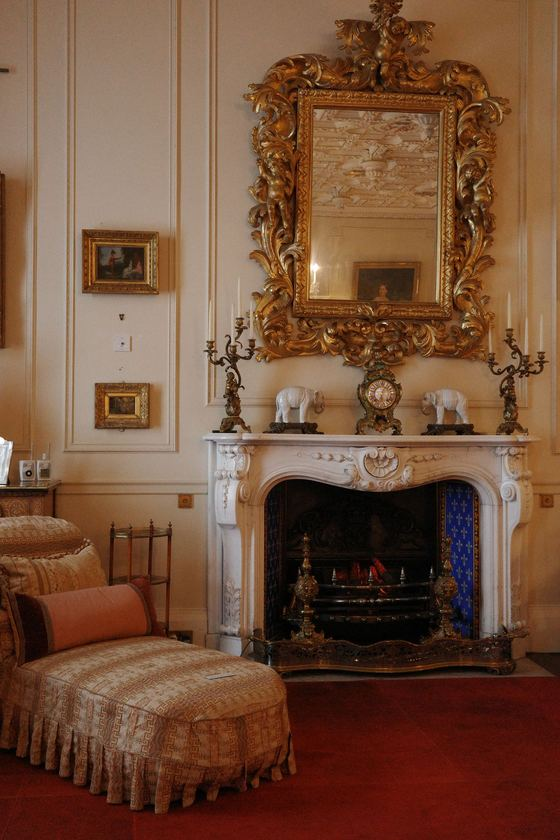
#> input picture photos/roll/arran_4.jpg, 560 x 840 px, found by its file name; its folder holds 4 pictures in this run
$ python roll_sheets.py
#> lines starting #> are read from the running program, lines starting #| are printed output that depends on the picture; pictures that were not available may be replaced by others from this repository, and a replacement may not be noted
"""Contact sheets of EVERY Ricoh trip photo on Drive, one sheet per place folder, for a full composition audit.
Writes .taste-skill/roll/<slug>.jpg (numbered thumbnails; red number = already on the site), thumbs/, and index.json
(slug -> folder, and "<slug>_<n>" -> original path). Re-runnable: thumbnails are cached."""
import json, os, re
from concurrent.futures import ThreadPoolExecutor
from PIL import Image, ImageDraw, ImageFont, ImageOps
ROOT = os.path.dirname(os.path.dirname(os.path.abspath(__file__)))
os.chdir(ROOT)
BASE = r"G:\My Drive\Exchange (Sep-Dec 2025)"
OUT = os.path.join(".taste-skill", "roll"); os.makedirs(os.path.join(OUT, "thumbs"), exist_ok=True)

def slugify(rel):
    parts = [p for p in rel.replace("\\", "/").split("/") if p not in ("Scotland", "Northern Ireland", "England & Wales", "Ricoh")]
    s = "-".join(re.sub(r"[\d.\s-]+$", "", p) for p in parts)
    return re.sub(r"[^a-z0-9]+", "-", s.lower()).strip("-")

folders = []
for top in ("Scotland", "Northern Ireland", "England & Wales"):
    for d, _, fs in os.walk(os.path.join(BASE, top, "Ricoh")):
        jp = sorted(f for f in fs if f.lower().endswith((".jpg", ".jpeg")))
        if jp:
            folders.append((slugify(os.path.relpath(d, BASE)), d, jp))

def dhash(im, n=8):
    g = im.convert("L").resize((n + 1, n)); px = list(g.getdata())
    return sum(1 << i for i in range(n * n) if px[(i // n) * (n + 1) + i % n] > px[(i // n) * (n + 1) + i % n + 1])
site = {f[:-4]: dhash(Image.open(os.path.join("_source", f))) for f in os.listdir("_source")}
#> in dhash, `px = list(g.getdata())`: px = 72 values, max 149 at index 21, min 8 at index 51, mean 88

def thumb(job):
    slug, d, n, f = job
    tp = os.path.join(OUT, "thumbs", f"{slug}_{n}.jpg")
    if not os.path.exists(tp):
        im = Image.open(os.path.join(d, f)); im.draft("RGB", (im.width // 4, im.height // 4))
        im = ImageOps.exif_transpose(im).convert("RGB"); im.thumbnail((600, 600)); im.save(tp, quality=80)
    im = Image.open(tp)
    h = dhash(im)
#> h = 15860616000894102588
    return slug, n, os.path.join(d, f), [k for k, v in site.items() if bin(h ^ v).count("1") <= 8]

jobs = [(slug, d, n, f) for slug, d, fs in folders for n, f in enumerate(fs)]
print(len(folders), "folders,", len(jobs), "photos", flush=True)
index = {"folders": {slug: os.path.relpath(d, BASE) for slug, d, _ in folders}, "photos": {}}
done = 0
with ThreadPoolExecutor(6) as ex:
    for slug, n, path, dup in ex.map(thumb, jobs):
        index["photos"][f"{slug}_{n}"] = {"path": path, "on_site": dup}
        done += 1
        if done % 200 == 0:
            print(done, "/", len(jobs), flush=True)
#> after the loop, index = 2 items

font = ImageFont.truetype("arial.ttf", 22); TW = TH = 300
for slug, d, fs in folders:
    cols = 8; rows = (len(fs) + cols - 1) // cols
    sh = Image.new("RGB", (cols * (TW + 6), rows * (TH + 6) + 36), "white"); dr = ImageDraw.Draw(sh)
#> after `sh = Image.new('RGB', (cols * (TW + 6), rows * (TH + 6) + 36), 'white'`: sh: PIL image 2448x342 RGB; every value is 255
    dr.text((6, 6), index["folders"][slug], fill="black", font=font)
    for n in range(len(fs)):
        t = Image.open(os.path.join(OUT, "thumbs", f"{slug}_{n}.jpg")); t.thumbnail((TW, TH))
#> after `t.thumbnail((TW, TH))`:
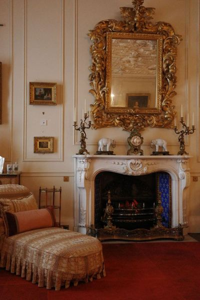
#> t: PIL image 200x300 RGB; mean R, G, B 115.4, 79.5, 57.9
        x, y = (n % cols) * (TW + 6), 36 + (n // cols) * (TH + 6)
        sh.paste(t, (x + (TW - t.width) // 2, y + (TH - t.height) // 2))
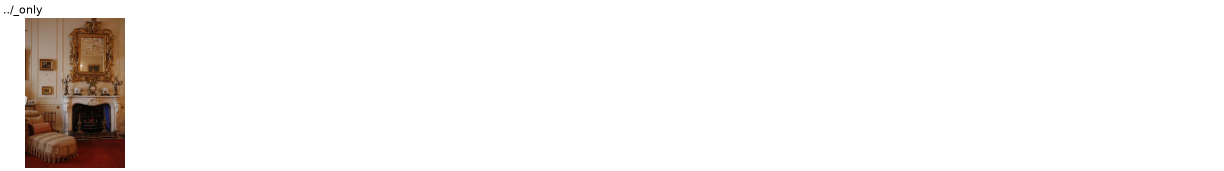
#> sh: PIL image 2448x342 RGB (shown at 1/2 size); mean R, G, B 244.9, 242.3, 240.8
        dr.rectangle([x, y, x + 44, y + 28], fill="red" if index["photos"][f"{slug}_{n}"]["on_site"] else "black")
        dr.text((x + 5, y + 2), str(n), fill="yellow", font=font)
    sh.save(os.path.join(OUT, f"{slug}.jpg"), quality=76)
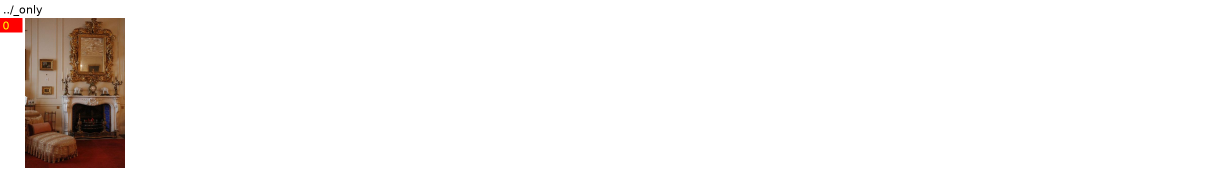
#> saved as only.jpg: PIL image 2448x342 RGB (shown at 1/2 size); mean R, G, B 244.9, 242, 240.4
json.dump(index, open(os.path.join(OUT, "index.json"), "w", encoding="utf-8"), indent=1)
print("done:", {slug: len(fs) for slug, _, fs in folders}, flush=True)
